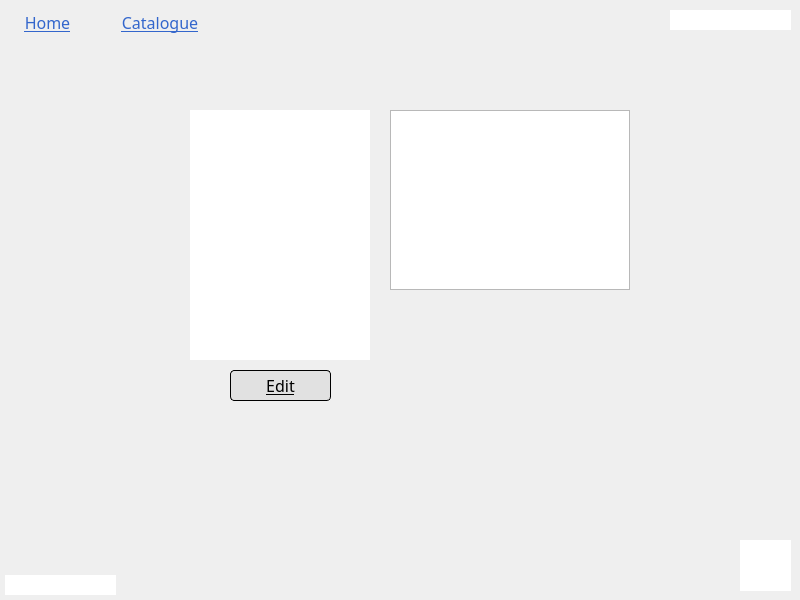
<?xml version="1.0" encoding="UTF-8"?>
<ui version="4.0">
 <class>Form</class>
 <widget class="QWidget" name="Form">
  <property name="geometry">
   <rect>
    <x>0</x>
    <y>0</y>
    <width>800</width>
    <height>600</height>
   </rect>
  </property>
  <property name="windowTitle">
   <string>Form</string>
  </property>
  <widget class="QPushButton" name="pushButton_catalogue">
   <property name="geometry">
    <rect>
     <x>110</x>
     <y>10</y>
     <width>100</width>
     <height>24</height>
    </rect>
   </property>
   <property name="font">
    <font>
     <family>Italic Outline Art</family>
     <pointsize>12</pointsize>
     <bold>false</bold>
     <underline>true</underline>
    </font>
   </property>
   <property name="cursor">
    <cursorShape>PointingHandCursor</cursorShape>
   </property>
   <property name="styleSheet">
    <string notr="true">background-color: 0;
border-radius: 15px;
border-color: 0;
color: #3366CC;
</string>
   </property>
   <property name="text">
    <string>Catalogue</string>
   </property>
  </widget>
  <widget class="QLabel" name="label_title">
   <property name="geometry">
    <rect>
     <x>740</x>
     <y>540</y>
     <width>51</width>
     <height>51</height>
    </rect>
   </property>
   <property name="styleSheet">
    <string notr="true">background-color: rgb(255, 255, 255);</string>
   </property>
   <property name="text">
    <string/>
   </property>
   <property name="scaledContents">
    <bool>false</bool>
   </property>
  </widget>
  <widget class="QLabel" name="label_username">
   <property name="geometry">
    <rect>
     <x>670</x>
     <y>10</y>
     <width>121</width>
     <height>20</height>
    </rect>
   </property>
   <property name="layoutDirection">
    <enum>Qt::LeftToRight</enum>
   </property>
   <property name="styleSheet">
    <string notr="true">text-align: right;
background-color: rgb(255, 255, 255);
</string>
   </property>
   <property name="text">
    <string/>
   </property>
  </widget>
  <widget class="QTextEdit" name="textEdit_bookDetails">
   <property name="geometry">
    <rect>
     <x>390</x>
     <y>110</y>
     <width>240</width>
     <height>180</height>
    </rect>
   </property>
  </widget>
  <widget class="QPushButton" name="pushButton_submit">
   <property name="geometry">
    <rect>
     <x>230</x>
     <y>370</y>
     <width>101</width>
     <height>31</height>
    </rect>
   </property>
   <property name="font">
    <font>
     <family>Italic Outline Art</family>
     <pointsize>12</pointsize>
     <underline>true</underline>
    </font>
   </property>
   <property name="cursor">
    <cursorShape>PointingHandCursor</cursorShape>
   </property>
   <property name="styleSheet">
    <string notr="true">background: #E1E1E1;
border: 1px solid #000000;
border-radius: 4px;</string>
   </property>
   <property name="text">
    <string>Edit</string>
   </property>
  </widget>
  <widget class="QLabel" name="label_bookImg">
   <property name="geometry">
    <rect>
     <x>190</x>
     <y>110</y>
     <width>180</width>
     <height>250</height>
    </rect>
   </property>
   <property name="styleSheet">
    <string notr="true">background-color: rgb(255, 255, 255);</string>
   </property>
   <property name="text">
    <string/>
   </property>
  </widget>
  <widget class="QPushButton" name="pushButton_home">
   <property name="geometry">
    <rect>
     <x>10</x>
     <y>10</y>
     <width>75</width>
     <height>24</height>
    </rect>
   </property>
   <property name="font">
    <font>
     <family>Italic Outline Art</family>
     <pointsize>12</pointsize>
     <bold>false</bold>
     <underline>true</underline>
    </font>
   </property>
   <property name="cursor">
    <cursorShape>PointingHandCursor</cursorShape>
   </property>
   <property name="styleSheet">
    <string notr="true">background-color: 0;
border-radius: 15px;
border-color: 0;
color: #3366CC;
</string>
   </property>
   <property name="text">
    <string>Home</string>
   </property>
  </widget>
  <widget class="QLabel" name="label_date">
   <property name="geometry">
    <rect>
     <x>5</x>
     <y>575</y>
     <width>111</width>
     <height>20</height>
    </rect>
   </property>
   <property name="styleSheet">
    <string notr="true">background-color: rgb(255, 255, 255);</string>
   </property>
   <property name="text">
    <string/>
   </property>
   <property name="alignment">
    <set>Qt::AlignLeading|Qt::AlignLeft|Qt::AlignVCenter</set>
   </property>
  </widget>
 </widget>
 <resources/>
 <connections/>
</ui>
